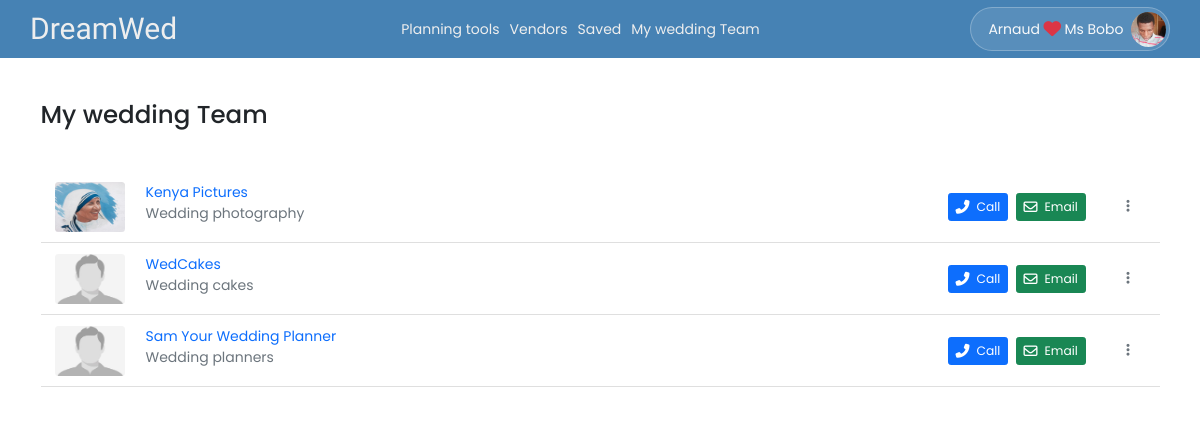
Page /U/my-wedding-team/ (signed in) on the committed database.
### dreamwed/models.py (models this page shows, shortened)
class User(AbstractUser):
   is_vendor = models.BooleanField(default=False)
   is_wedding_planner = models.BooleanField(default=False)
   phone_number = PhoneNumberField(blank=True, null=True, unique=True)
   profile = models.ImageField(default='default.jpg', upload_to='profile_pics')
   class Meta:
      ordering = ['last_name', 'first_name']

class WeddingPlanner(models.Model):
   user = models.OneToOneField(User, on_delete=CASCADE, primary_key=True)
   partner_first_name = models.CharField(max_length=50, blank=True, null=True)
   partner_last_name = models.CharField(max_length=50, blank=True, null=True)
   wedding_date = models.DateField(blank=True, null=True)
   wedding_budget = models.FloatField(blank=True, null=True)

class Vendor(models.Model):
   user = models.OneToOneField(User, on_delete=CASCADE, primary_key=True)
   business_name = models.CharField(max_length=100)
   category = models.ForeignKey(
      VendorCategory,
      on_delete=SET_NULL,
      null=True,
      help_text='Select a category for your business.',
      )
   description = models.TextField(max_length=5000)
   services_offered = models.TextField(max_length=5000)
   city = models.CharField(max_length=500)
   location = models.CharField(max_length=200) # street code

class VendorCategory(models.Model):
   name = models.CharField(max_length=200, help_text='Select a category (EG: Wedding venue)')

### main/decorators.py (the view)
   def wrapper_func(request, *args, **kwargs):
      if request.user.is_wedding_planner:
         return view_func(request, *args, **kwargs)
      else:
         error_msg = 'Unauthorised action. You must be a wedding planner to access this page!'
         return HttpResponse(error_msg)

### dreamwed/views/wedplanner.py (called while the page is built)
@login_required
@wedding_planner_required
def my_wedding_team(request):
   bookmarks = Bookmark.objects.filter(wedplanner_id=request.user.id)
   bookmarked_vendors = [bookmark.vendor for bookmark in bookmarks]
   return render(request, 'wedplanner/wedding-team.html', {'bookmarks': bookmarked_vendors})

### templates/wedplanner/wedding-team.html (shortened to what this page needs)
{% extends 'base.html' %}
{% block body %}
{% include 'include/header.html' %}
<div class="container">
   <h3 class="my-5">My wedding Team</h3>
   <ul class="list-group list-group-flush">
      {% for vendor in bookmarks %}
         <li class="list-group-item list-group-item-action">
            <div class="d-flex py-1">
               <img src="{{ vendor.user.profile.url }}" width="70" height="50" class="rounded" alt="vendor profile">
               <a href="{% url 'vendor-details' vendor.user_id %}" class="flex-grow-1 ms-4">
                  {{ vendor.business_name }} <br>
                  <span class="text-muted">{{ vendor.category.name }}</span>
               </a>
               <div class="ms-4 align-self-center">
                  <a href="tel:+{{ vendor.user.phone_number }}" class="d-inline-flex align-items-center btn btn-sm btn-primary">
                     <i class="fas fa-phone-alt fs-6"></i>
                     <span class="ms-2">Call</span>
                  </a>
                  <a href="mailto:{{ vendor.user.email }}" class="d-inline-flex align-items-center btn btn-sm btn-success ms-1">
                     <i class="far fa-envelope fs-6"></i>
                     <span class="ms-2">Email</span>
                  </a>
                  <div class="dropdown d-inline-block ms-4">
                     <button class="circle-sm rounded-circle btn btn-outline-secondary border-0 dropdown-toggle dropdown-no-arrow" type="button" id="dropdownMenu2" data-bs-toggle="dropdown" aria-expanded="false">
                        <i class="fas fa-ellipsis-v"></i>
                     </button>
                  </div>
               </div>
            </div>
         </li>
      {% endfor %}
      <a class="list-group-item"></a>
   </ul>
</div>
{% endblock body %}

### templates/include/header.html (shortened to what this page needs)
<nav class="sticky-top" id="navbar">
   <div class="container nav-container py-2 px-0">
      <div class="d-flex justify-content-between">
         <a id="logo" class="navbar-brand" href="{% url 'home' %}">DreamWed</a>
      </div>
      <div class="nav-secondary nav-middle">
         <div class="nav-links">
            {% if user.is_wedding_planner %}
            <a href="{% url 'checklist-all' %}">Planning tools</a>
            <a href="{% url 'vendors' %}">Vendors</a>
            <a href="{% url 'bookmarks' %}">Saved</a>
            <a href="{% url 'my-wedding-team' %}">My wedding Team</a>
            {% elif user.is_vendor %}
            <a href="{% url 'user-profile' %}">My vendor profile</a>
            <a href="#">Inquiries</a>
            <a href="#">Pricing requests</a>
            {% endif %}
         </div>
      </div>
      <div class="nav-secondary nav-right">
         <div class="nav-links">
            {% if user.is_authenticated %}
            <div class="dropdown d-flex align-items-center">
               <button class="dropdown-toggle p-1 rounded-pill d-flex align-items-center" type="button" id="dropdownProfile" data-bs-toggle="dropdown"aria-expanded="false" style="background: rgba(255, 255, 255, 0.1); border: 1px solid rgba(255, 255, 255, 0.25)">
                  <div class="d-flex align-items-center text-light ms-3 me-1">
                     {% if user.is_wedding_planner %}
                        <span>{{ user.first_name }}</span>
                        <i class="text-danger fs-5 mx-1 fas fa-heart"></i>
                        <span>{{user.weddingplanner.partner_first_name}}</span>
                     {% else %}
                        <span>{{ user.username }}</span>
                     {% endif %}
                  </div>
                  <span class="circle-sm rounded-circle d-flex align-items-center justify-content-center overflow-hidden ms-1">
                     <img src="{{ user.profile.url }}" alt="Profile picture">
                  </span>
               </button>
            </div>
            {% else %}
            <a href="{% url 'register' %}">Create account</a>
            <a href="{% url 'login' %}">User Login</a>
            <a href="{% url 'admin:index' %}?next={% url 'home' %}">Admin Login</a>
            {% endif %}
         </div>
      </div>
   </div>
</nav>

### static/css/main.css (style rules this page uses)
html, body { font: 400 14px/1.5 'Poppins', sans-serif; }
body { margin: 0; padding: 0 0 4rem; position: relative; }
#logo { font-family: 'Fleur De Leah', cursive; font-size: 30px; line-height: 1; }
a { text-decoration: none; }
img { max-width: 100%; }
.circle-sm { --size: 35px; width: var(--size); height: var(--size); }
#dropdownProfile::after { display: none; }
.dropdown-toggle.dropdown-no-arrow::after { display: none; }
#navbar { background: steelblue; }
#navbar a { color: #eee; }
#navbar .nav-secondary { max-height: 0; overflow: hidden; transform: translate(-100%, 0); transition: 0.25s ease-in-out; }
#navbar .nav-right .nav-links { padding-top: 1rem; border-top: 1px solid #aaa; }
#navbar .nav-middle .nav-links { padding: 1.4rem 0 1rem; }
#navbar .nav-secondary a { display: block; padding: 12px 0; }
@media screen and (min-width: 800px) { #navbar .nav-container { display: flex; justify-content: space-between; align-items: center; } }
@media screen and (min-width: 800px) { #navbar .nav-secondary { max-height: initial !important; overflow: initial !important; transform: translate(0) !important; } }
@media screen and (min-width: 800px) { #navbar .nav-secondary .nav-links { height: 100%; display: flex; align-items: center; } }
@media screen and (min-width: 800px) { #navbar .nav-right .nav-links { padding: 0; border: none; } }
@media screen and (min-width: 800px) { #navbar .nav-middle .nav-links { padding: 0; } }
@media screen and (min-width: 800px) { #navbar .nav-secondary a { padding: 0; } }
@media screen and (min-width: 800px) { #navbar .nav-secondary a + a { margin-left: 10px; } }

### rows in the picture
User: first_name "Arnaud", weddingplanner.partner_first_name "Ms Bobo", profile (picture)
Vendor: user.profile (picture), business_name "Kenya Pictures", category.name "Wedding photography"
Vendor: user.profile (placeholder picture), business_name "WedCakes", category.name "Wedding cakes"
Vendor: user.profile (placeholder picture), business_name "Sam Your Wedding Planner", category.name "Wedding planners"
